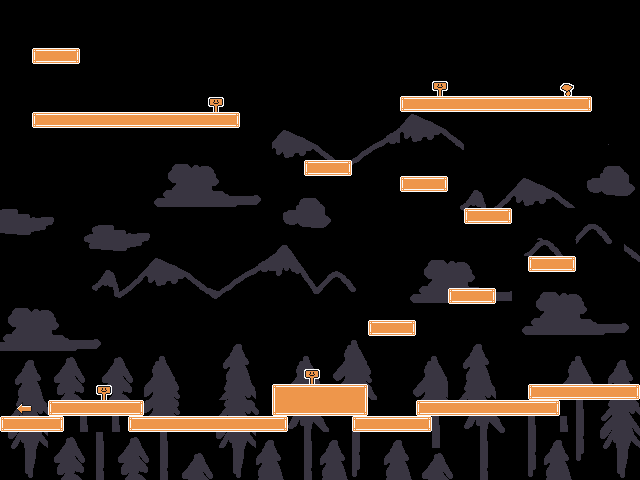

A 2D game scene composited from a Tiled map and its tileset images. What follows is a short description and the map's XML, with each tile layer's data collapsed to a summary:
An orthogonal 40x30 tile map with 16x16 px tiles, 2 tile layers (Tile Layer 1, Tile Layer 2), 2 tilesets and 24 objects (4x guide, Player, portal, mushroom).

<map version="1.10" tiledversion="1.10.1" orientation="orthogonal" renderorder="right-down" width="40" height="30" tilewidth="16" tileheight="16" infinite="0" nextlayerid="6" nextobjectid="33">
 <editorsettings>
  <export target="map-peak.lua" format="lua" />
 </editorsettings>
 <tileset firstgid="1" name="background" tilewidth="16" tileheight="16" tilecount="512" columns="32">
  <image source="background.png" width="512" height="256" />
 </tileset>
 <tileset firstgid="513" name="spritesheet" tilewidth="16" tileheight="16" tilecount="512" columns="32">
  <image source="spritesheet.png" width="512" height="256" />
 </tileset>
 <layer id="1" name="Tile Layer 1" width="40" height="30">
  <data>[1200 cells, 669 non-empty, 207 distinct tile ids]</data>
 </layer>
 <layer id="2" name="Tile Layer 2" width="40" height="30">
  <data>[1200 cells, 105 non-empty, 12 distinct tile ids]</data>
 </layer>
 <objectgroup id="3" name="solid" opacity="0">
  <object id="1" x="400" y="96" width="192" height="16">
   <properties>
    <property name="collidable" type="bool" value="true" />
   </properties>
  </object>
  <object id="2" x="32" y="112" width="208" height="16">
   <properties>
    <property name="collidable" type="bool" value="true" />
   </properties>
  </object>
  <object id="3" x="304" y="160" width="48" height="16">
   <properties>
    <property name="collidable" type="bool" value="true" />
   </properties>
  </object>
  <object id="4" x="400" y="176" width="48" height="16">
   <properties>
    <property name="collidable" type="bool" value="true" />
   </properties>
  </object>
  <object id="5" x="464" y="208" width="48" height="16">
   <properties>
    <property name="collidable" type="bool" value="true" />
   </properties>
  </object>
  <object id="6" x="528" y="256" width="48" height="16">
   <properties>
    <property name="collidable" type="bool" value="true" />
   </properties>
  </object>
  <object id="7" x="448" y="288" width="48" height="16">
   <properties>
    <property name="collidable" type="bool" value="true" />
   </properties>
  </object>
  <object id="8" x="368" y="320" width="48" height="16">
   <properties>
    <property name="collidable" type="bool" value="true" />
   </properties>
  </object>
  <object id="9" x="0" y="416" width="640" height="64">
   <properties>
    <property name="collidable" type="bool" value="true" />
   </properties>
  </object>
  <object id="10" x="528" y="384" width="112" height="32">
   <properties>
    <property name="collidable" type="bool" value="true" />
   </properties>
  </object>
  <object id="11" x="416" y="400" width="112" height="16">
   <properties>
    <property name="collidable" type="bool" value="true" />
   </properties>
  </object>
  <object id="12" x="272" y="384" width="96" height="32">
   <properties>
    <property name="collidable" type="bool" value="true" />
   </properties>
  </object>
  <object id="13" x="48" y="400" width="96" height="16">
   <properties>
    <property name="collidable" type="bool" value="true" />
   </properties>
  </object>
  <object id="14" x="639" y="0" width="1" height="384">
   <properties>
    <property name="collidable" type="bool" value="true" />
   </properties>
  </object>
  <object id="16" x="0" y="0" width="1" height="416">
   <properties>
    <property name="collidable" type="bool" value="true" />
   </properties>
  </object>
  <object id="31" x="32" y="48" width="48" height="16" />
  <object id="32" x="32" y="48" width="48" height="16">
   <properties>
    <property name="collidable" type="bool" value="true" />
   </properties>
  </object>
 </objectgroup>
 <objectgroup id="5" name="spawn point">
  <object id="19" name="Player" x="48" y="384">
   <properties>
    <property name="spawnpoint" type="int" value="1" />
   </properties>
  </object>
 </objectgroup>
 <objectgroup id="4" name="item" opacity="0">
  <object id="18" name="portal" type="portal" x="0" y="368" width="16" height="48">
   <properties>
    <property name="spawndir" value="left" />
    <property name="spawnpoint" type="int" value="3" />
    <property name="target" value="forest" />
   </properties>
  </object>
  <object id="20" name="guide 1" type="guide" x="80" y="368" width="48" height="32">
   <properties>
    <property name="text" value="The trail ahead leads to the summit." />
   </properties>
  </object>
  <object id="21" name="guide 2" type="guide" x="288" y="352" width="48" height="32">
   <properties>
    <property name="text" value="Almost there! (That's a lie.)" />
   </properties>
  </object>
  <object id="23" name="guide 4" type="guide" x="416" y="64" width="48" height="32">
   <properties>
    <property name="text" value="At this altitude, sometimes people see illusions, such as the mushroom to your right.)" />
   </properties>
  </object>
  <object id="28" name="peak shroom" type="mushroom" x="32" y="32" width="16" height="16">
   <properties>
    <property name="shroomidx" type="int" value="2" />
   </properties>
  </object>
  <object id="30" name="guide 3" type="guide" x="192" y="80" width="48" height="32">
   <properties>
    <property name="text" value="Unfortunately, this is not the highest point. Keep searching!" />
   </properties>
  </object>
 </objectgroup>
</map>